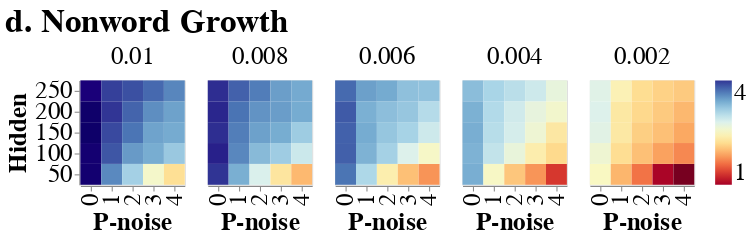

Notebook code cell kept with this figure:
### Markdown cell above
## Nonword growth

### Code cell
r4 = fig2(
    df_growth_nonword,
    title="d. Nonword Growth",
    var="growth",
    color_scheme="redyellowblue",
    domain=(1, 4),
    font_size=24,
    epsilon_label="",
)

r4

### Figure 1 — Vega-Lite specification as saved in the notebook (floating-point values rounded to 4 significant figures)
{"config": {"view": {"continuousWidth": 400, "continuousHeight": 300}, "axis": {"labelFontSize": 24, "titleFontSize": 24}, "header": {"labelFontSize": 24, "titleFontSize": 24}, "legend": {"labelFontSize": 24, "titleFontSize": 24}, "title": {"font": "serif", "fontSize": 32, "fontStyle": "normal"}}, "data": {"name": "data-bb86278be48bece14560003f93237fa5"}, "mark": "rect", "encoding": {"color": {"type": "quantitative", "field": "growth", "scale": {"domain": [1, 4], "scheme": "redyellowblue"}, "title": null}, "column": {"type": "ordinal", "field": "learning_rate", "sort": "descending", "title": ""}, "x": {"type": "ordinal", "field": "p_noise", "title": "P-noise"}, "y": {"type": "ordinal", "field": "hidden_units", "sort": "descending", "title": "Hidden"}}, "title": "d. Nonword Growth", "$schema": "https://vega.github.io/schema/vega-lite/v4.8.1.json", "datasets": {"data-bb86278be48bece14560003f93237fa5": [{"hidden_units": 50.0, "p_noise": 0.0, "learning_rate": 0.002, "code_name": 64760000.0, "cleanup_units": 15.0, "mse": 0.001859, "max_acc": 0.8558, "k": 11.43, "x0": 0.02602, "growth": 2.507}, {"hidden_units": 50.0, "p_noise": 0.0, "learning_rate": 0.004, "code_name": 64760000.0, "cleanup_units": 15.0, "mse": 0.002915, "max_acc": 0.8159, "k": 28.59, "x0": 0.01621, "growth": 3.376}, {"hidden_units": 50.0, "p_noise": 0.0, "learning_rate": 0.006, "code_name": 64760000.0, "cleanup_units": 15.0, "mse": 0.003041, "max_acc": 0.828, "k": 39.88, "x0": 0.008873, "growth": 3.696}, {"hidden_units": 50.0, "p_noise": 0.0, "learning_rate": 0.008, "code_name": 64760000.0, "cleanup_units": 15.0, "mse": 0.003206, "max_acc": 0.8221, "k": 55.09, "x0": 0.007872, "growth": 4.01}, {"hidden_units": 50.0, "p_noise": 0.0, "learning_rate": 0.01, "code_name": 64760000.0, "cleanup_units": 15.0, "mse": 0.002901, "max_acc": 0.8145, "k": 81.21, "x0": 0.007112, "growth": 4.361}, {"hidden_units": 50.0, "p_noise": 1.0, "learning_rate": 0.002, "code_name": 64760000.0, "cleanup_units": 15.0, "mse": 0.001667, "max_acc": 0.8097, "k": 6.201, "x0": 0.05919, "growth": 1.964}, {"hidden_units": 50.0, "p_noise": 1.0, "learning_rate": 0.004, "code_name": 64760000.0, "cleanup_units": 15.0, "mse": 0.001737, "max_acc": 0.8239, "k": 11.79, "x0": 0.02979, "growth": 2.527}, {"hidden_units": 50.0, "p_noise": 1.0, "learning_rate": 0.006, "code_name": 64760000.0, "cleanup_units": 15.0, "mse": 0.002354, "max_acc": 0.8089, "k": 21.03, "x0": 0.02156, "growth": 3.082}, {"hidden_units": 50.0, "p_noise": 1.0, "learning_rate": 0.008, "code_name": 64760000.0, "cleanup_units": 15.0, "mse": 0.002709, "max_acc": 0.8067, "k": 28.7, "x0": 0.01553, "growth": 3.371}, {"hidden_units": 50.0, "p_noise": 1.0, "learning_rate": 0.01, "code_name": 64760000.0, "cleanup_units": 15.0, "mse": 0.002862, "max_acc": 0.7973, "k": 35.55, "x0": 0.01073, "growth": 3.587}, {"hidden_units": 50.0, "p_noise": 2.0, "learning_rate": 0.002, "code_name": 64760000.0, "cleanup_units": 15.0, "mse": 0.001563, "max_acc": 0.767, "k": 4.149, "x0": 0.1508, "growth": 1.624}, {"hidden_units": 50.0, "p_noise": 2.0, "learning_rate": 0.004, "code_name": 64760000.0, "cleanup_units": 15.0, "mse": 0.001467, "max_acc": 0.8032, "k": 7.012, "x0": 0.06768, "growth": 2.062}, {"hidden_units": 50.0, "p_noise": 2.0, "learning_rate": 0.006, "code_name": 64760000.0, "cleanup_units": 15.0, "mse": 0.002066, "max_acc": 0.7859, "k": 10.2, "x0": 0.04194, "growth": 2.386}, {"hidden_units": 50.0, "p_noise": 2.0, "learning_rate": 0.008, "code_name": 64760000.0, "cleanup_units": 15.0, "mse": 0.002663, "max_acc": 0.7909, "k": 15.97, "x0": 0.03134, "growth": 2.815}, {"hidden_units": 50.0, "p_noise": 2.0, "learning_rate": 0.01, "code_name": 64760000.0, "cleanup_units": 15.0, "mse": 0.002838, "max_acc": 0.7794, "k": 22.49, "x0": 0.02449, "growth": 3.139}, {"hidden_units": 50.0, "p_noise": 3.0, "learning_rate": 0.002, "code_name": 64760000.0, "cleanup_units": 15.0, "mse": 0.001613, "max_acc": 0.8868, "k": 1.871, "x0": 0.2752, "growth": 1.031}, {"hidden_units": 50.0, "p_noise": 3.0, "learning_rate": 0.004, "code_name": 64760000.0, "cleanup_units": 15.0, "mse": 0.001697, "max_acc": 0.7624, "k": 5.201, "x0": 0.1309, "growth": 1.787}, {"hidden_units": 50.0, "p_noise": 3.0, "learning_rate": 0.006, "code_name": 64760000.0, "cleanup_units": 15.0, "mse": 0.002048, "max_acc": 0.7645, "k": 6.826, "x0": 0.07287, "growth": 2.024}, {"hidden_units": 50.0, "p_noise": 3.0, "learning_rate": 0.008, "code_name": 64760000.0, "cleanup_units": 15.0, "mse": 0.002555, "max_acc": 0.7545, "k": 9.084, "x0": 0.05362, "growth": 2.294}, {"hidden_units": 50.0, "p_noise": 3.0, "learning_rate": 0.01, "code_name": 64760000.0, "cleanup_units": 15.0, "mse": 0.001913, "max_acc": 0.7589, "k": 12.22, "x0": 0.04233, "growth": 2.563}, {"hidden_units": 50.0, "p_noise": 4.0, "learning_rate": 0.002, "code_name": 64760000.0, "cleanup_units": 15.0, "mse": 0.0009614, "max_acc": 0.8945, "k": 1.14, "x0": 0.3814, "growth": 0.7034}, {"hidden_units": 50.0, "p_noise": 4.0, "learning_rate": 0.004, "code_name": 64760000.0, "cleanup_units": 15.0, "mse": 0.001423, "max_acc": 0.7887, "k": 2.854, "x0": 0.1874, "growth": 1.323}, {"hidden_units": 50.0, "p_noise": 4.0, "learning_rate": 0.006, "code_name": 64760000.0, "cleanup_units": 15.0, "mse": 0.001722, "max_acc": 0.7148, "k": 5.401, "x0": 0.1227, "growth": 1.784}, {"hidden_units": 50.0, "p_noise": 4.0, "learning_rate": 0.008, "code_name": 64760000.0, "cleanup_units": 15.0, "mse": 0.001851, "max_acc": 0.7443, "k": 6.382, "x0": 0.07487, "growth": 1.98}, {"hidden_units": 50.0, "p_noise": 4.0, "learning_rate": 0.01, "code_name": 64760000.0, "cleanup_units": 15.0, "mse": 0.002477, "max_acc": 0.7442, "k": 8.411, "x0": 0.06442, "growth": 2.228}, {"hidden_units": 100.0, "p_noise": 0.0, "learning_rate": 0.002, "code_name": 64760000.0, "cleanup_units": 15.0, "mse": 0.002661, "max_acc": 0.8754, "k": 12.94, "x0": 0.02143, "growth": 2.621}, {"hidden_units": 100.0, "p_noise": 0.0, "learning_rate": 0.004, "code_name": 64760000.0, "cleanup_units": 15.0, "mse": 0.00269, "max_acc": 0.8605, "k": 27.87, "x0": 0.009936, "growth": 3.348}, {"hidden_units": 100.0, "p_noise": 0.0, "learning_rate": 0.006, "code_name": 64760000.0, "cleanup_units": 15.0, "mse": 0.002928, "max_acc": 0.8734, "k": 43.96, "x0": 0.007827, "growth": 3.795}, {"hidden_units": 100.0, "p_noise": 0.0, "learning_rate": 0.008, "code_name": 64760000.0, "cleanup_units": 15.0, "mse": 0.002771, "max_acc": 0.8742, "k": 60.46, "x0": 0.007, "growth": 4.107}, {"hidden_units": 100.0, "p_noise": 0.0, "learning_rate": 0.01, "code_name": 64760000.0, "cleanup_units": 15.0, "mse": 0.002616, "max_acc": 0.8746, "k": 77.94, "x0": 0.005857, "growth": 4.345}, {"hidden_units": 100.0, "p_noise": 1.0, "learning_rate": 0.002, "code_name": 64760000.0, "cleanup_units": 15.0, "mse": 0.00171, "max_acc": 0.8647, "k": 8.236, "x0": 0.04065, "growth": 2.216}, {"hidden_units": 100.0, "p_noise": 1.0, "learning_rate": 0.004, "code_name": 64760000.0, "cleanup_units": 15.0, "mse": 0.001862, "max_acc": 0.8654, "k": 18.48, "x0": 0.02067, "growth": 2.957}, {"hidden_units": 100.0, "p_noise": 1.0, "learning_rate": 0.006, "code_name": 64760000.0, "cleanup_units": 15.0, "mse": 0.002021, "max_acc": 0.8627, "k": 27.76, "x0": 0.01306, "growth": 3.35}, {"hidden_units": 100.0, "p_noise": 1.0, "learning_rate": 0.008, "code_name": 64760000.0, "cleanup_units": 15.0, "mse": 0.002315, "max_acc": 0.854, "k": 36.31, "x0": 0.009, "growth": 3.598}, {"hidden_units": 100.0, "p_noise": 1.0, "learning_rate": 0.01, "code_name": 64760000.0, "cleanup_units": 15.0, "mse": 0.001957, "max_acc": 0.8521, "k": 46.6, "x0": 0.007703, "growth": 3.847}, {"hidden_units": 100.0, "p_noise": 2.0, "learning_rate": 0.002, "code_name": 64760000.0, "cleanup_units": 15.0, "mse": 0.001708, "max_acc": 0.8417, "k": 6.629, "x0": 0.06152, "growth": 2.021}, {"hidden_units": 100.0, "p_noise": 2.0, "learning_rate": 0.004, "code_name": 64760000.0, "cleanup_units": 15.0, "mse": 0.001405, "max_acc": 0.8488, "k": 13.68, "x0": 0.03378, "growth": 2.677}, {"hidden_units": 100.0, "p_noise": 2.0, "learning_rate": 0.006, "code_name": 64760000.0, "cleanup_units": 15.0, "mse": 0.001522, "max_acc": 0.838, "k": 22.19, "x0": 0.02127, "growth": 3.132}, {"hidden_units": 100.0, "p_noise": 2.0, "learning_rate": 0.008, "code_name": 64760000.0, "cleanup_units": 15.0, "mse": 0.002031, "max_acc": 0.8636, "k": 26.35, "x0": 0.01526, "growth": 3.295}, {"hidden_units": 100.0, "p_noise": 2.0, "learning_rate": 0.01, "code_name": 64760000.0, "cleanup_units": 15.0, "mse": 0.001917, "max_acc": 0.8484, "k": 32.57, "x0": 0.01009, "growth": 3.494}, {"hidden_units": 100.0, "p_noise": 3.0, "learning_rate": 0.002, "code_name": 64760000.0, "cleanup_units": 15.0, "mse": 0.001374, "max_acc": 0.8277, "k": 5.419, "x0": 0.102, "growth": 1.851}, {"hidden_units": 100.0, "p_noise": 3.0, "learning_rate": 0.004, "code_name": 64760000.0, "cleanup_units": 15.0, "mse": 0.001631, "max_acc": 0.8233, "k": 9.845, "x0": 0.05105, "growth": 2.375}, {"hidden_units": 100.0, "p_noise": 3.0, "learning_rate": 0.006, "code_name": 64760000.0, "cleanup_units": 15.0, "mse": 0.001596, "max_acc": 0.8378, "k": 15.5, "x0": 0.03152, "growth": 2.793}, {"hidden_units": 100.0, "p_noise": 3.0, "learning_rate": 0.008, "code_name": 64760000.0, "cleanup_units": 15.0, "mse": 0.001767, "max_acc": 0.8406, "k": 23.02, "x0": 0.02363, "growth": 3.167}, {"hidden_units": 100.0, "p_noise": 3.0, "learning_rate": 0.01, "code_name": 64760000.0, "cleanup_units": 15.0, "mse": 0.001665, "max_acc": 0.8377, "k": 28.9, "x0": 0.01896, "growth": 3.386}, {"hidden_units": 100.0, "p_noise": 4.0, "learning_rate": 0.002, "code_name": 64760000.0, "cleanup_units": 15.0, "mse": 0.001684, "max_acc": 0.8005, "k": 4.717, "x0": 0.1629, "growth": 1.725}, {"hidden_units": 100.0, "p_noise": 4.0, "learning_rate": 0.004, "code_name": 64760000.0, "cleanup_units": 15.0, "mse": 0.00127, "max_acc": 0.8108, "k": 7.968, "x0": 0.07049, "growth": 2.181}, {"hidden_units": 100.0, "p_noise": 4.0, "learning_rate": 0.006, "code_name": 64760000.0, "cleanup_units": 15.0, "mse": 0.001754, "max_acc": 0.8272, "k": 11.91, "x0": 0.04488, "growth": 2.54}, {"hidden_units": 100.0, "p_noise": 4.0, "learning_rate": 0.008, "code_name": 64760000.0, "cleanup_units": 15.0, "mse": 0.001659, "max_acc": 0.8204, "k": 17.42, "x0": 0.03297, "growth": 2.902}, {"hidden_units": 100.0, "p_noise": 4.0, "learning_rate": 0.01, "code_name": 64760000.0, "cleanup_units": 15.0, "mse": 0.002137, "max_acc": 0.821, "k": 24.03, "x0": 0.02505, "growth": 3.195}, {"hidden_units": 150.0, "p_noise": 0.0, "learning_rate": 0.002, "code_name": 64760000.0, "cleanup_units": 15.0, "mse": 0.002474, "max_acc": 0.8858, "k": 14.99, "x0": 0.01906, "growth": 2.754}, {"hidden_units": 150.0, "p_noise": 0.0, "learning_rate": 0.004, "code_name": 64760000.0, "cleanup_units": 15.0, "mse": 0.002976, "max_acc": 0.8915, "k": 28.58, "x0": 0.008844, "growth": 3.377}, {"hidden_units": 150.0, "p_noise": 0.0, "learning_rate": 0.006, "code_name": 64760000.0, "cleanup_units": 15.0, "mse": 0.00295, "max_acc": 0.8973, "k": 44.19, "x0": 0.006476, "growth": 3.79}, {"hidden_units": 150.0, "p_noise": 0.0, "learning_rate": 0.008, "code_name": 64760000.0, "cleanup_units": 15.0, "mse": 0.00275, "max_acc": 0.8782, "k": 56.66, "x0": 0.005152, "growth": 4.037}, {"hidden_units": 150.0, "p_noise": 0.0, "learning_rate": 0.01, "code_name": 64760000.0, "cleanup_units": 15.0, "mse": 0.002734, "max_acc": 0.8705, "k": 86.03, "x0": 0.005431, "growth": 4.425}, {"hidden_units": 150.0, "p_noise": 1.0, "learning_rate": 0.002, "code_name": 64760000.0, "cleanup_units": 15.0, "mse": 0.001703, "max_acc": 0.868, "k": 9.455, "x0": 0.03172, "growth": 2.324}, {"hidden_units": 150.0, "p_noise": 1.0, "learning_rate": 0.004, "code_name": 64760000.0, "cleanup_units": 15.0, "mse": 0.001869, "max_acc": 0.8865, "k": 19.87, "x0": 0.01614, "growth": 3.026}, {"hidden_units": 150.0, "p_noise": 1.0, "learning_rate": 0.006, "code_name": 64760000.0, "cleanup_units": 15.0, "mse": 0.001748, "max_acc": 0.8893, "k": 29.07, "x0": 0.01009, "growth": 3.392}, {"hidden_units": 150.0, "p_noise": 1.0, "learning_rate": 0.008, "code_name": 64760000.0, "cleanup_units": 15.0, "mse": 0.002124, "max_acc": 0.8705, "k": 37.64, "x0": 0.007874, "growth": 3.648}, {"hidden_units": 150.0, "p_noise": 1.0, "learning_rate": 0.01, "code_name": 64760000.0, "cleanup_units": 15.0, "mse": 0.002625, "max_acc": 0.8682, "k": 50.41, "x0": 0.00718, "growth": 3.907}, {"hidden_units": 150.0, "p_noise": 2.0, "learning_rate": 0.002, "code_name": 64760000.0, "cleanup_units": 15.0, "mse": 0.001991, "max_acc": 0.8596, "k": 7.392, "x0": 0.04612, "growth": 2.113}, {"hidden_units": 150.0, "p_noise": 2.0, "learning_rate": 0.004, "code_name": 64760000.0, "cleanup_units": 15.0, "mse": 0.001708, "max_acc": 0.8669, "k": 16.37, "x0": 0.02339, "growth": 2.842}, {"hidden_units": 150.0, "p_noise": 2.0, "learning_rate": 0.006, "code_name": 64760000.0, "cleanup_units": 15.0, "mse": 0.002025, "max_acc": 0.8787, "k": 24.18, "x0": 0.01535, "growth": 3.214}, {"hidden_units": 150.0, "p_noise": 2.0, "learning_rate": 0.008, "code_name": 64760000.0, "cleanup_units": 15.0, "mse": 0.002026, "max_acc": 0.8819, "k": 30.92, "x0": 0.0104, "growth": 3.453}, {"hidden_units": 150.0, "p_noise": 2.0, "learning_rate": 0.01, "code_name": 64760000.0, "cleanup_units": 15.0, "mse": 0.001652, "max_acc": 0.8615, "k": 39.73, "x0": 0.008576, "growth": 3.695}, {"hidden_units": 150.0, "p_noise": 3.0, "learning_rate": 0.002, "code_name": 64760000.0, "cleanup_units": 15.0, "mse": 0.001642, "max_acc": 0.8613, "k": 6.602, "x0": 0.063, "growth": 2.024}, {"hidden_units": 150.0, "p_noise": 3.0, "learning_rate": 0.004, "code_name": 64760000.0, "cleanup_units": 15.0, "mse": 0.001822, "max_acc": 0.8593, "k": 13.02, "x0": 0.03372, "growth": 2.623}, {"hidden_units": 150.0, "p_noise": 3.0, "learning_rate": 0.006, "code_name": 64760000.0, "cleanup_units": 15.0, "mse": 0.002033, "max_acc": 0.8622, "k": 21.88, "x0": 0.02179, "growth": 3.123}, {"hidden_units": 150.0, "p_noise": 3.0, "learning_rate": 0.008, "code_name": 64760000.0, "cleanup_units": 15.0, "mse": 0.00175, "max_acc": 0.8622, "k": 29.01, "x0": 0.01657, "growth": 3.388}, {"hidden_units": 150.0, "p_noise": 3.0, "learning_rate": 0.01, "code_name": 64760000.0, "cleanup_units": 15.0, "mse": 0.001951, "max_acc": 0.8722, "k": 30.72, "x0": 0.01028, "growth": 3.445}, {"hidden_units": 150.0, "p_noise": 4.0, "learning_rate": 0.002, "code_name": 64760000.0, "cleanup_units": 15.0, "mse": 0.00178, "max_acc": 0.8336, "k": 5.621, "x0": 0.08169, "growth": 1.884}, {"hidden_units": 150.0, "p_noise": 4.0, "learning_rate": 0.004, "code_name": 64760000.0, "cleanup_units": 15.0, "mse": 0.001919, "max_acc": 0.8609, "k": 9.281, "x0": 0.04242, "growth": 2.315}, {"hidden_units": 150.0, "p_noise": 4.0, "learning_rate": 0.006, "code_name": 64760000.0, "cleanup_units": 15.0, "mse": 0.00189, "max_acc": 0.8628, "k": 17.17, "x0": 0.02888, "growth": 2.892}, {"hidden_units": 150.0, "p_noise": 4.0, "learning_rate": 0.008, "code_name": 64760000.0, "cleanup_units": 15.0, "mse": 0.001608, "max_acc": 0.8681, "k": 23.05, "x0": 0.0204, "growth": 3.171}, {"hidden_units": 150.0, "p_noise": 4.0, "learning_rate": 0.01, "code_name": 64760000.0, "cleanup_units": 15.0, "mse": 0.002013, "max_acc": 0.856, "k": 29.38, "x0": 0.01557, "growth": 3.397}, {"hidden_units": 200.0, "p_noise": 0.0, "learning_rate": 0.002, "code_name": 64760000.0, "cleanup_units": 15.0, "mse": 0.002362, "max_acc": 0.8898, "k": 15.57, "x0": 0.01783, "growth": 2.793}, {"hidden_units": 200.0, "p_noise": 0.0, "learning_rate": 0.004, "code_name": 64760000.0, "cleanup_units": 15.0, "mse": 0.003151, "max_acc": 0.8912, "k": 28.08, "x0": 0.00763, "growth": 3.359}, {"hidden_units": 200.0, "p_noise": 0.0, "learning_rate": 0.006, "code_name": 64760000.0, "cleanup_units": 15.0, "mse": 0.003416, "max_acc": 0.8778, "k": 45.52, "x0": 0.006875, "growth": 3.827}, {"hidden_units": 200.0, "p_noise": 0.0, "learning_rate": 0.008, "code_name": 64760000.0, "cleanup_units": 15.0, "mse": 0.002873, "max_acc": 0.8906, "k": 60.81, "x0": 0.004355, "growth": 4.078}, {"hidden_units": 200.0, "p_noise": 0.0, "learning_rate": 0.01, "code_name": 64760000.0, "cleanup_units": 15.0, "mse": 0.003326, "max_acc": 0.8849, "k": 90.47, "x0": 0.004658, "growth": 4.413}, {"hidden_units": 200.0, "p_noise": 1.0, "learning_rate": 0.002, "code_name": 64760000.0, "cleanup_units": 15.0, "mse": 0.001394, "max_acc": 0.8861, "k": 9.191, "x0": 0.02524, "growth": 2.317}, {"hidden_units": 200.0, "p_noise": 1.0, "learning_rate": 0.004, "code_name": 64760000.0, "cleanup_units": 15.0, "mse": 0.001713, "max_acc": 0.8817, "k": 20.53, "x0": 0.01409, "growth": 3.06}, {"hidden_units": 200.0, "p_noise": 1.0, "learning_rate": 0.006, "code_name": 64760000.0, "cleanup_units": 15.0, "mse": 0.00181, "max_acc": 0.8965, "k": 28.14, "x0": 0.008575, "growth": 3.364}, {"hidden_units": 200.0, "p_noise": 1.0, "learning_rate": 0.008, "code_name": 64760000.0, "cleanup_units": 15.0, "mse": 0.001677, "max_acc": 0.8916, "k": 39.73, "x0": 0.007684, "growth": 3.697}, {"hidden_units": 200.0, "p_noise": 1.0, "learning_rate": 0.01, "code_name": 64760000.0, "cleanup_units": 15.0, "mse": 0.002468, "max_acc": 0.8696, "k": 55.2, "x0": 0.006633, "growth": 4.004}, {"hidden_units": 200.0, "p_noise": 2.0, "learning_rate": 0.002, "code_name": 64760000.0, "cleanup_units": 15.0, "mse": 0.00182, "max_acc": 0.8577, "k": 7.882, "x0": 0.03751, "growth": 2.177}, {"hidden_units": 200.0, "p_noise": 2.0, "learning_rate": 0.004, "code_name": 64760000.0, "cleanup_units": 15.0, "mse": 0.001757, "max_acc": 0.8666, "k": 16.82, "x0": 0.01985, "growth": 2.874}, {"hidden_units": 200.0, "p_noise": 2.0, "learning_rate": 0.006, "code_name": 64760000.0, "cleanup_units": 15.0, "mse": 0.001644, "max_acc": 0.8674, "k": 25.49, "x0": 0.01186, "growth": 3.264}, {"hidden_units": 200.0, "p_noise": 2.0, "learning_rate": 0.008, "code_name": 64760000.0, "cleanup_units": 15.0, "mse": 0.002244, "max_acc": 0.8724, "k": 33.81, "x0": 0.008712, "growth": 3.53}, {"hidden_units": 200.0, "p_noise": 2.0, "learning_rate": 0.01, "code_name": 64760000.0, "cleanup_units": 15.0, "mse": 0.001813, "max_acc": 0.8631, "k": 43.08, "x0": 0.007447, "growth": 3.776}, {"hidden_units": 200.0, "p_noise": 3.0, "learning_rate": 0.002, "code_name": 64760000.0, "cleanup_units": 15.0, "mse": 0.00159, "max_acc": 0.8658, "k": 7.159, "x0": 0.04978, "growth": 2.081}, {"hidden_units": 200.0, "p_noise": 3.0, "learning_rate": 0.004, "code_name": 64760000.0, "cleanup_units": 15.0, "mse": 0.001352, "max_acc": 0.864, "k": 13.92, "x0": 0.02457, "growth": 2.694}, {"hidden_units": 200.0, "p_noise": 3.0, "learning_rate": 0.006, "code_name": 64760000.0, "cleanup_units": 15.0, "mse": 0.001661, "max_acc": 0.8603, "k": 24.12, "x0": 0.01734, "growth": 3.211}, {"hidden_units": 200.0, "p_noise": 3.0, "learning_rate": 0.008, "code_name": 64760000.0, "cleanup_units": 15.0, "mse": 0.001556, "max_acc": 0.861, "k": 31.99, "x0": 0.01207, "growth": 3.476}, {"hidden_units": 200.0, "p_noise": 3.0, "learning_rate": 0.01, "code_name": 64760000.0, "cleanup_units": 15.0, "mse": 0.001818, "max_acc": 0.863, "k": 34.96, "x0": 0.008076, "growth": 3.56}, {"hidden_units": 200.0, "p_noise": 4.0, "learning_rate": 0.002, "code_name": 64760000.0, "cleanup_units": 15.0, "mse": 0.001323, "max_acc": 0.851, "k": 6.226, "x0": 0.06155, "growth": 1.973}, {"hidden_units": 200.0, "p_noise": 4.0, "learning_rate": 0.004, "code_name": 64760000.0, "cleanup_units": 15.0, "mse": 0.001288, "max_acc": 0.8538, "k": 12.23, "x0": 0.03196, "growth": 2.577}, {"hidden_units": 200.0, "p_noise": 4.0, "learning_rate": 0.006, "code_name": 64760000.0, "cleanup_units": 15.0, "mse": 0.001766, "max_acc": 0.876, "k": 20.16, "x0": 0.0228, "growth": 3.039}, {"hidden_units": 200.0, "p_noise": 4.0, "learning_rate": 0.008, "code_name": 64760000.0, "cleanup_units": 15.0, "mse": 0.001621, "max_acc": 0.8622, "k": 29.14, "x0": 0.01612, "growth": 3.392}, {"hidden_units": 200.0, "p_noise": 4.0, "learning_rate": 0.01, "code_name": 64760000.0, "cleanup_units": 15.0, "mse": 0.001949, "max_acc": 0.873, "k": 30.94, "x0": 0.01009, "growth": 3.452}, {"hidden_units": 250.0, "p_noise": 0.0, "learning_rate": 0.002, "code_name": 64760000.0, "cleanup_units": 15.0, "mse": 0.002691, "max_acc": 0.886, "k": 15.08, "x0": 0.01442, "growth": 2.762}, {"hidden_units": 250.0, "p_noise": 0.0, "learning_rate": 0.004, "code_name": 64760000.0, "cleanup_units": 15.0, "mse": 0.003666, "max_acc": 0.8903, "k": 25.99, "x0": 0.005662, "growth": 3.277}, {"hidden_units": 250.0, "p_noise": 0.0, "learning_rate": 0.006, "code_name": 64760000.0, "cleanup_units": 15.0, "mse": 0.002995, "max_acc": 0.8867, "k": 42.22, "x0": 0.005343, "growth": 3.751}, {"hidden_units": 250.0, "p_noise": 0.0, "learning_rate": 0.008, "code_name": 64760000.0, "cleanup_units": 15.0, "mse": 0.002947, "max_acc": 0.8921, "k": 57.51, "x0": 0.005049, "growth": 4.042}, {"hidden_units": 250.0, "p_noise": 0.0, "learning_rate": 0.01, "code_name": 64760000.0, "cleanup_units": 15.0, "mse": 0.002816, "max_acc": 0.8919, "k": 73.45, "x0": 0.002941, "growth": 4.271}, {"hidden_units": 250.0, "p_noise": 1.0, "learning_rate": 0.002, "code_name": 64760000.0, "cleanup_units": 15.0, "mse": 0.001405, "max_acc": 0.8893, "k": 10.46, "x0": 0.0245, "growth": 2.424}, {"hidden_units": 250.0, "p_noise": 1.0, "learning_rate": 0.004, "code_name": 64760000.0, "cleanup_units": 15.0, "mse": 0.001913, "max_acc": 0.8879, "k": 21.61, "x0": 0.01288, "growth": 3.109}, {"hidden_units": 250.0, "p_noise": 1.0, "learning_rate": 0.006, "code_name": 64760000.0, "cleanup_units": 15.0, "mse": 0.001642, "max_acc": 0.8972, "k": 30.99, "x0": 0.008467, "growth": 3.461}, {"hidden_units": 250.0, "p_noise": 1.0, "learning_rate": 0.008, "code_name": 64760000.0, "cleanup_units": 15.0, "mse": 0.001866, "max_acc": 0.8855, "k": 43.79, "x0": 0.007405, "growth": 3.79}, {"hidden_units": 250.0, "p_noise": 1.0, "learning_rate": 0.01, "code_name": 64760000.0, "cleanup_units": 15.0, "mse": 0.001781, "max_acc": 0.8985, "k": 51.99, "x0": 0.006049, "growth": 3.95}, {"hidden_units": 250.0, "p_noise": 2.0, "learning_rate": 0.002, "code_name": 64760000.0, "cleanup_units": 15.0, "mse": 0.001735, "max_acc": 0.868, "k": 8.24, "x0": 0.03338, "growth": 2.215}, {"hidden_units": 250.0, "p_noise": 2.0, "learning_rate": 0.004, "code_name": 64760000.0, "cleanup_units": 15.0, "mse": 0.001722, "max_acc": 0.8695, "k": 19.48, "x0": 0.01829, "growth": 3.006}, {"hidden_units": 250.0, "p_noise": 2.0, "learning_rate": 0.006, "code_name": 64760000.0, "cleanup_units": 15.0, "mse": 0.001868, "max_acc": 0.8719, "k": 29.29, "x0": 0.01202, "growth": 3.399}, {"hidden_units": 250.0, "p_noise": 2.0, "learning_rate": 0.008, "code_name": 64760000.0, "cleanup_units": 15.0, "mse": 0.001874, "max_acc": 0.866, "k": 37.91, "x0": 0.008356, "growth": 3.649}, {"hidden_units": 250.0, "p_noise": 2.0, "learning_rate": 0.01, "code_name": 64760000.0, "cleanup_units": 15.0, "mse": 0.001417, "max_acc": 0.8667, "k": 48.12, "x0": 0.007382, "growth": 3.876}, {"hidden_units": 250.0, "p_noise": 3.0, "learning_rate": 0.002, "code_name": 64760000.0, "cleanup_units": 15.0, "mse": 0.001857, "max_acc": 0.8681, "k": 7.527, "x0": 0.04231, "growth": 2.131}, {"hidden_units": 250.0, "p_noise": 3.0, "learning_rate": 0.004, "code_name": 64760000.0, "cleanup_units": 15.0, "mse": 0.001968, "max_acc": 0.8693, "k": 17.21, "x0": 0.02238, "growth": 2.89}, {"hidden_units": 250.0, "p_noise": 3.0, "learning_rate": 0.006, "code_name": 64760000.0, "cleanup_units": 15.0, "mse": 0.001977, "max_acc": 0.8745, "k": 25.15, "x0": 0.01503, "growth": 3.255}, {"hidden_units": 250.0, "p_noise": 3.0, "learning_rate": 0.008, "code_name": 64760000.0, "cleanup_units": 15.0, "mse": 0.001952, "max_acc": 0.8766, "k": 31.42, "x0": 0.00963, "growth": 3.472}, {"hidden_units": 250.0, "p_noise": 3.0, "learning_rate": 0.01, "code_name": 64760000.0, "cleanup_units": 15.0, "mse": 0.001379, "max_acc": 0.8666, "k": 42.12, "x0": 0.008528, "growth": 3.751}, {"hidden_units": 250.0, "p_noise": 4.0, "learning_rate": 0.002, "code_name": 64760000.0, "cleanup_units": 15.0, "mse": 0.001991, "max_acc": 0.8698, "k": 7.068, "x0": 0.05338, "growth": 2.083}, {"hidden_units": 250.0, "p_noise": 4.0, "learning_rate": 0.004, "code_name": 64760000.0, "cleanup_units": 15.0, "mse": 0.001733, "max_acc": 0.8786, "k": 13.87, "x0": 0.02675, "growth": 2.69}, {"hidden_units": 250.0, "p_noise": 4.0, "learning_rate": 0.006, "code_name": 64760000.0, "cleanup_units": 15.0, "mse": 0.001878, "max_acc": 0.8688, "k": 24.96, "x0": 0.01938, "growth": 3.242}, {"hidden_units": 250.0, "p_noise": 4.0, "learning_rate": 0.008, "code_name": 64760000.0, "cleanup_units": 15.0, "mse": 0.001607, "max_acc": 0.8759, "k": 29.5, "x0": 0.01196, "growth": 3.403}, {"hidden_units": 250.0, "p_noise": 4.0, "learning_rate": 0.01, "code_name": 64760000.0, "cleanup_units": 15.0, "mse": 0.001835, "max_acc": 0.8671, "k": 36.06, "x0": 0.008692, "growth": 3.6}]}}
